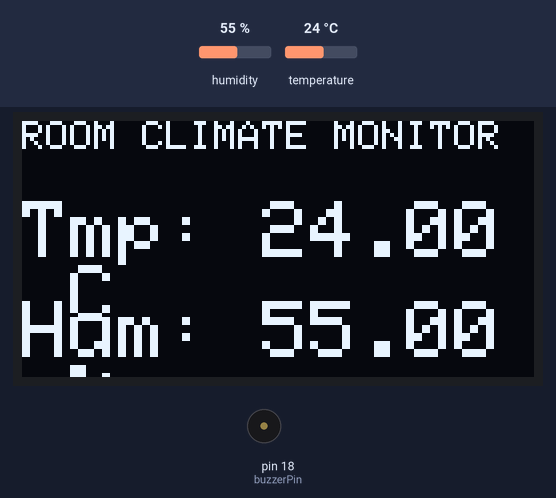
Bench run of a sketch on a simulated Arduino Uno, built with avr-gcc and run on an emulated ATmega328P. Shown: 128×64 one-colour display, buzzer (waves = sounding, pin HIGH). The inputs (shaded band) are chosen by the test bench; at power-on: humidity 55 %, temperature 24 °C. The display library's start-up logo is not drawn; what the sketch prints to the serial monitor is not drawn.

Above: at 4.6 s.
4.7 s: humidity set to 41 %
At 6.6 s:
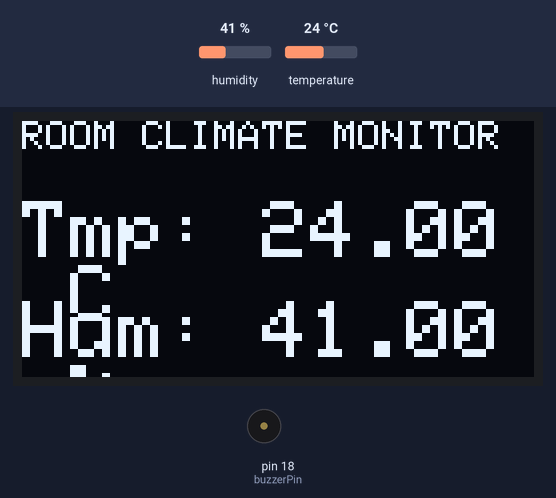
7.7 s: humidity set to 38 %
At 9.6 s:
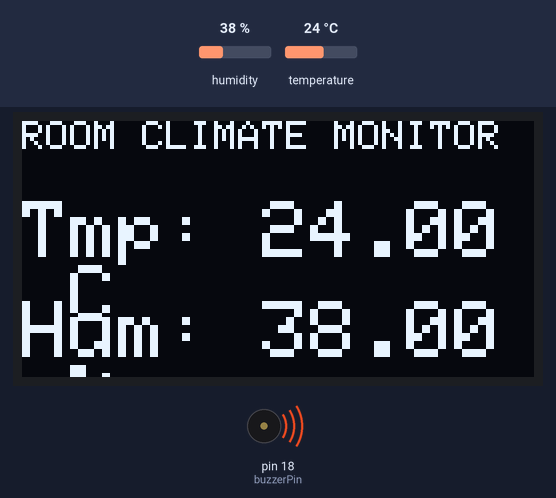
10.7 s: temperature set to 12 °C
At 13.0 s:
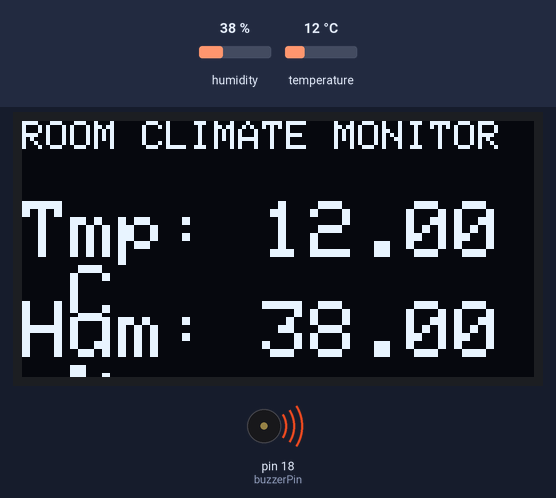
13.7 s: temperature set to 19 °C
At 14.8 s:
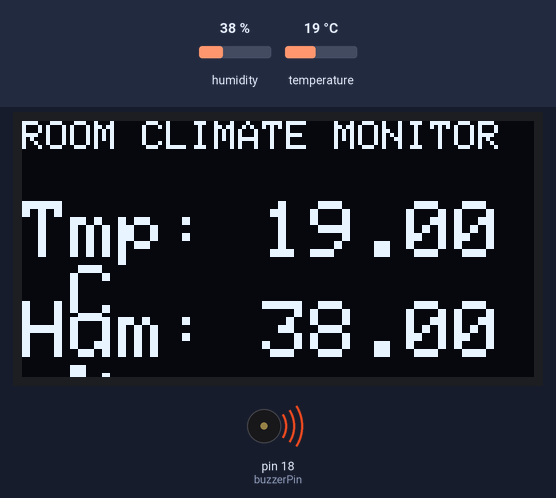
Timing chart, 0 to 16.7 s (numbered marks = the images above; inputs shaded):
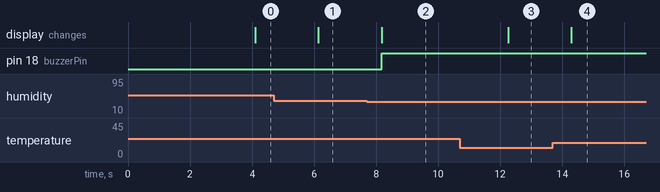

Measured:
- the behaviour switches between 40 and 39 % on humidity (found by bisection; images 1 and 2)
- after the input at 4.7 s, the display: changes after 1.4 s (image 1)
- after the input at 7.7 s, pin 18 (buzzerPin): LOW → HIGH after 0.47 s; the display: changes after 0.47 s (image 2)
- after the input at 10.7 s, the display: changes after 1.6 s (image 3)
- after the input at 13.7 s, the display: changes after 0.59 s (image 4)

The sketch:

climate-monitor.ino
```cpp
#include <Wire.h>
#include <Adafruit_GFX.h>
#include <Adafruit_SSD1306.h>
#include <DHT.h>

// OLED Configuration
#define SCREEN_WIDTH 128
#define SCREEN_HEIGHT 64
#define OLED_RESET     -1
Adafruit_SSD1306 display(SCREEN_WIDTH, SCREEN_HEIGHT, &Wire, OLED_RESET);

// DHT Configuration
#define DHTPIN 13
#define DHTTYPE DHT22
DHT dht(DHTPIN, DHTTYPE);

// Buzzer Pin
const int buzzerPin = 18;

void setup() {
  Serial.begin(115200);

  // Initialize DHT
  dht.begin();

  // Initialize OLED
  if(!display.begin(SSD1306_SWITCHCAPVCC, 0x3C)) {
    Serial.println(F("SSD1306 allocation failed"));
    for(;;);
  }

  // Initialize Buzzer
  pinMode(buzzerPin, OUTPUT);

  display.display();
  delay(2000);
  display.clearDisplay();
}

void loop() {
  delay(2000); // DHT11 reads every 2 seconds

  // Reading temperature and humidity
  float h = dht.readHumidity();
  float t = dht.readTemperature(); // Celsius

  // Check if valid
  if (isnan(h) || isnan(t)) {
    Serial.println(F("Failed to read from DHT sensor!"));
    return;
  }

  // Display on Serial Monitor
  Serial.print(F("Humidity: "));
  Serial.print(h);
  Serial.print(F("%  Temperature: "));
  Serial.print(t);
  Serial.println(F("°C "));

  // Update OLED Display
  display.clearDisplay();
  display.setTextSize(1);
  display.setTextColor(SSD1306_WHITE);

  display.setCursor(0,0);
  display.println("ROOM CLIMATE MONITOR");

  display.setTextSize(2);
  display.setCursor(0,20);
  display.print("Tmp: ");
  display.print(t);
  display.println(" C");

  display.setCursor(0,45);
  display.print("Hum: ");
  display.print(h);
  display.println(" %");

  display.display();

  // Alert Thresholds: Buzzer goes off if Temp > 28C or Humidity < 40%
  if (t > 28.0 || h < 40.0) {
    digitalWrite(buzzerPin, HIGH);
  } else {
    digitalWrite(buzzerPin, LOW);
  }
}
```
